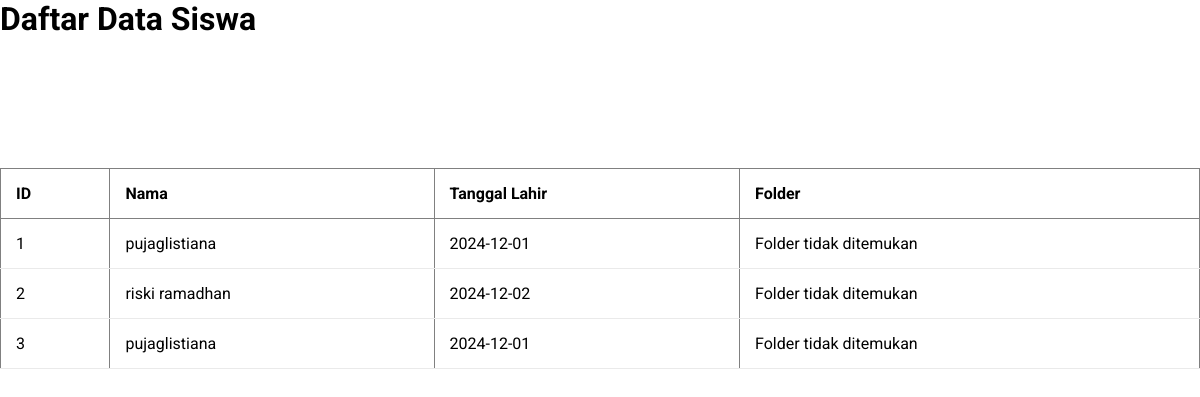
Page /data_siswa.php on the committed database.
### tables this page shows
CREATE TABLE `pendaftaran_siswa` (
  `id` int(11) NOT NULL,
  `nama_siswa` varchar(255) DEFAULT NULL,
  `nama_panggilan` varchar(255) DEFAULT NULL,
  `tanggal_lahir` date DEFAULT NULL,
  `tempat_lahir` varchar(255) DEFAULT NULL,
  `agama` varchar(50) DEFAULT NULL,
  `jumlah_saudara` int(11) DEFAULT NULL,
  `anak_ke` int(11) DEFAULT NULL,
  `jk_siswa` enum('laki-laki','perempuan') DEFAULT NULL,
  `nama_ibu` varchar(255) DEFAULT NULL,
  `tempat_lahir_ibu` varchar(255) DEFAULT NULL,
  `agama_ibu` varchar(50) DEFAULT NULL,
  `telepon_ibu` varchar(15) DEFAULT NULL,
  `pekerjaan_ibu` varchar(255) DEFAULT NULL,
  `pendidikan_ibu` varchar(50) DEFAULT NULL,
  `alamat_ibu` text DEFAULT NULL,
  `nama_ayah` varchar(255) DEFAULT NULL,
  `tempat_lahir_ayah` varchar(255) DEFAULT NULL,
  `agama_ayah` varchar(50) DEFAULT NULL,
  `telepon_ayah` varchar(15) DEFAULT NULL,
  `pekerjaan_ayah` varchar(255) DEFAULT NULL,
  `pendidikan_ayah` varchar(50) DEFAULT NULL,
  `alamat_ayah` text DEFAULT NULL,
  `status` varchar(20) DEFAULT 'belum_terkonfirmasi',
  `status_konfirmasi` enum('belum','sudah') NOT NULL DEFAULT 'belum',
  `nipd_siswa` varchar(50) DEFAULT NULL,
  `nisn_siswa` varchar(50) DEFAULT NULL,
  `nik_siswa` varchar(50) DEFAULT NULL,
  `alamat` text DEFAULT NULL,
  `rt` varchar(10) DEFAULT NULL,
  `rw` varchar(10) DEFAULT NULL,
  `dusun` varchar(100) DEFAULT NULL,
  `kelurahan` varchar(100) DEFAULT NULL,
  `kecamatan` varchar(100) DEFAULT NULL,
  `kode_pos` varchar(10) DEFAULT NULL,
  `jenis_tinggal` varchar(50) DEFAULT NULL,
  `alat_transportasi` varchar(50) DEFAULT NULL,
  `telepon` varchar(20) DEFAULT NULL,
  `hp` varchar(20) DEFAULT NULL,
  `e_mail` varchar(100) DEFAULT NULL,
  `skhun` varchar(50) DEFAULT NULL,
  `penerima_kps` enum('ya','tidak') DEFAULT NULL,
  `no_kps` varchar(50) DEFAULT NULL,
  `tahun_lahir_ayah` int(11) DEFAULT NULL,
  `penghasilan_ayah` decimal(15,2) DEFAULT NULL,
  `nik_ayah` varchar(50) DEFAULT NULL,
  `tahun_lahir_ibu` int(11) DEFAULT NULL,
  `penghasilan_ibu` decimal(15,2) DEFAULT NULL,
  `nik_ibu` varchar(50) DEFAULT NULL,
  `nama_wali` varchar(100) DEFAULT NULL,
  `tahun_lahir_wali` int(11) DEFAULT NULL,
  `jenjang_pendidikan_wali` varchar(50) DEFAULT NULL,
  `pekerjaan_wali` varchar(100) DEFAULT NULL,
  `penghasilan_wali` decimal(15,2) DEFAULT NULL,
  `nik_wali` varchar(50) DEFAULT NULL,
  `rombel_saat_ini` varchar(50) DEFAULT NULL,
  `no_peserta_ujian_nasional` varchar(50) DEFAULT NULL,
  `no_seri_ijazah` varchar(50) DEFAULT NULL,
  `penerima_kip` enum('ya','tidak') DEFAULT NULL,
  `nomor_kip` varchar(50) DEFAULT NULL,
  `nama_di_kip` varchar(100) DEFAULT NULL,
  `nomor_kks` varchar(50) DEFAULT NULL,
  `no_registrasi_akta_lahir` varchar(50) DEFAULT NULL,
  `bank` varchar(50) DEFAULT NULL,
  `nomor_rekening_bank` varchar(50) DEFAULT NULL,
  `rekening_atas_nama` varchar(100) DEFAULT NULL,
  `layak_pip` enum('ya','tidak') DEFAULT NULL,
  `alasan_layak_pip` text DEFAULT NULL,
  `kebutuhan_khusus` varchar(100) DEFAULT NULL,
  `sekolah_asal` varchar(100) DEFAULT NULL,
  `lintang` decimal(9,6) DEFAULT NULL,
  `bujur` decimal(9,6) DEFAULT NULL,
  `no_kk` varchar(50) DEFAULT NULL,
  `berat_badan` decimal(5,2) DEFAULT NULL,
  `tinggi_badan` decimal(5,2) DEFAULT NULL,
  `lingkar_kepala` decimal(5,2) DEFAULT NULL,
  `jml_saudara_kandung` int(11) DEFAULT NULL,
  `jarak_rumah_ke_sekolah` decimal(5,2) DEFAULT NULL,
  `sampah` enum('1','0') NOT NULL DEFAULT '0'
);

### data_siswa.php (the view, shortened to what this page needs)
<?php
include 'koneksi.php';
$sql = "SELECT id, nama_siswa AS nama, tanggal_lahir AS tanggal FROM pendaftaran_siswa";
$result = mysqli_query($conn, $sql);
?>
<!DOCTYPE html>
<html lang="en">
<head>
    <link rel="stylesheet" href="sampah.css">
</head>
<body>
    <div class="data-container">
        <h1>Daftar Data Siswa</h1>
        <table border="1">
            <thead>
                <tr>
                    <th>ID</th>
                    <th>Nama</th>
                    <th>Tanggal Lahir</th>
                    <th>Folder</th>
                </tr>
            </thead>
            <tbody>
                <?php while ($data = mysqli_fetch_assoc($result)) :
                    $folderName = "siswa/" . str_replace(' ', '_', $data['nama']) . "_" . str_replace('-', '', $data['tanggal']);
                ?>
                    <tr>
                        <td><?= htmlspecialchars($data['id']) ?></td>
                        <td><?= htmlspecialchars($data['nama']) ?></td>
                        <td><?= htmlspecialchars($data['tanggal']) ?></td>
                        <td>
                            <?php if (file_exists($folderName)) : ?>
                                <a href="<?= htmlspecialchars($folderName) ?>" target="_blank">Buka Folder</a>
                            <?php else : ?>
                                <span>Folder tidak ditemukan</span>
                            <?php endif; ?>
                        </td>
                    </tr>
                <?php endwhile; ?>
            </tbody>
        </table>
    </div>
</body>
</html>

### sampah.css (style rules this page uses)
* { font-family: "Roboto", sans-serif; margin: 0; padding: 0; box-sizing: border-box; }
:root { --blue: #2a2185; --white: #fff; --grey: #fff; --black1: #fff; --black2: #fff; --black3: #fff; --gradien: linear-gradient( -90deg, rgba(73, 233, 230, 1) 0%, rgba(2, 153, 150, 1) 100% ); --bluewek: #49e9e6; --gradien-terbalik: linear-gradient( -180deg, // rgba(73, 233, 230, 1) 0%, rgba(2, 153, 150, 1) 100% ); --gradasi-zero: linear-gradient( 0deg, rgba(73, 233, 230, 1) 0%, rgba(2, 153, 150, 1) 100% ); }
body { height: 100vh; overflow-x: hidden; }
table { width: 100%; border-collapse: collapse; margin-top: 130px; }
thead th { text-align: left; padding: 15px; background-color: #ffffff; }
tbody tr { border-bottom: 1px solid #eaeaea; }
tbody td { padding: 15px; }

### rows in the picture
pendaftaran_siswa: id "1", nama_siswa "pujaglistiana", tanggal_lahir "2024-12-01", shows "Folder tidak ditemukan"
pendaftaran_siswa: id "2", nama_siswa "riski ramadhan", tanggal_lahir "2024-12-02", shows "Folder tidak ditemukan"
pendaftaran_siswa: id "3", nama_siswa "pujaglistiana", tanggal_lahir "2024-12-01", shows "Folder tidak ditemukan"
